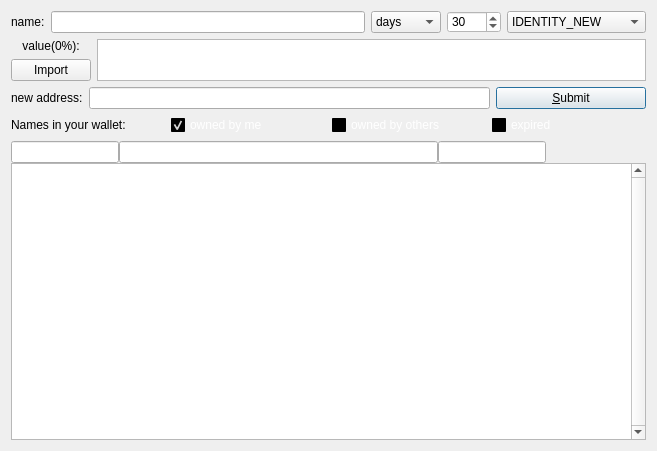
<?xml version="1.0" encoding="UTF-8"?>
<ui version="4.0">
 <class>DNSPage</class>
 <widget class="QDialog" name="DNSPage">
  <property name="geometry">
   <rect>
    <x>0</x>
    <y>0</y>
    <width>657</width>
    <height>451</height>
   </rect>
  </property>
  <property name="sizePolicy">
   <sizepolicy hsizetype="Preferred" vsizetype="Preferred">
    <horstretch>0</horstretch>
    <verstretch>0</verstretch>
   </sizepolicy>
  </property>
  <property name="windowTitle">
   <string>DNS</string>
  </property>
  <layout class="QVBoxLayout" name="verticalLayout_3">
   <item>
    <layout class="QHBoxLayout" name="horizontalLayout">
     <item>
      <widget class="QLabel" name="label_4">
       <property name="sizePolicy">
        <sizepolicy hsizetype="Preferred" vsizetype="Maximum">
         <horstretch>0</horstretch>
         <verstretch>0</verstretch>
        </sizepolicy>
       </property>
       <property name="text">
        <string>name:</string>
       </property>
       <property name="alignment">
        <set>Qt::AlignLeading|Qt::AlignLeft|Qt::AlignVCenter</set>
       </property>
      </widget>
     </item>
     <item>
      <widget class="QValidatedLineEdit" name="registerName">
       <property name="toolTip">
        <string>&lt;html&gt;&lt;head/&gt;&lt;body&gt;&lt;p&gt;Enter name.&lt;/p&gt;&lt;/body&gt;&lt;/html&gt;</string>
       </property>
       <property name="text">
        <string notr="true"/>
       </property>
      </widget>
     </item>
     <item>
      <widget class="QComboBox" name="txTimeTypeSelector">
       <property name="currentIndex">
        <number>0</number>
       </property>
       <item>
        <property name="text">
         <string>days</string>
        </property>
       </item>
       <item>
        <property name="text">
         <string>months</string>
        </property>
       </item>
       <item>
        <property name="text">
         <string>years</string>
        </property>
       </item>
      </widget>
     </item>
     <item>
      <widget class="QSpinBox" name="registerTimeUnits">
       <property name="toolTip">
        <string>&lt;html&gt;&lt;head/&gt;&lt;body&gt;&lt;p&gt;Set number of days that will be added to name expire time.&lt;/p&gt;&lt;/body&gt;&lt;/html&gt;</string>
       </property>
       <property name="styleSheet">
        <string notr="true">background-color: rgb(255, 255, 255);
color: rgb(0, 0, 0);</string>
       </property>
       <property name="maximum">
        <number>9999</number>
       </property>
       <property name="value">
        <number>30</number>
       </property>
      </widget>
     </item>
     <item>
      <widget class="QComboBox" name="txTypeSelector">
       <property name="styleSheet">
        <string notr="true">color: rgb(0, 0, 0);</string>
       </property>
       <property name="currentIndex">
        <number>0</number>
       </property>
       <item>
        <property name="text">
         <string>IDENTITY_NEW</string>
        </property>
       </item>
       <item>
        <property name="text">
         <string>IDENTITY_UPDATE</string>
        </property>
       </item>
       <item>
        <property name="text">
         <string>IDENTITY_DELETE</string>
        </property>
       </item>
      </widget>
     </item>
    </layout>
   </item>
   <item>
    <layout class="QHBoxLayout" name="horizontalLayout_3">
     <item>
      <layout class="QVBoxLayout" name="verticalLayout">
       <item>
        <widget class="QLabel" name="labelValue">
         <property name="sizePolicy">
          <sizepolicy hsizetype="Preferred" vsizetype="Maximum">
           <horstretch>0</horstretch>
           <verstretch>0</verstretch>
          </sizepolicy>
         </property>
         <property name="text">
          <string>value(0%):</string>
         </property>
         <property name="alignment">
          <set>Qt::AlignCenter</set>
         </property>
        </widget>
       </item>
       <item>
        <widget class="QPushButton" name="importValueButton">
         <property name="text">
          <string>Import</string>
         </property>
        </widget>
       </item>
      </layout>
     </item>
     <item>
      <widget class="QPlainTextEdit" name="registerValue">
       <property name="sizePolicy">
        <sizepolicy hsizetype="Expanding" vsizetype="Ignored">
         <horstretch>0</horstretch>
         <verstretch>0</verstretch>
        </sizepolicy>
       </property>
      </widget>
     </item>
    </layout>
   </item>
   <item>
    <layout class="QHBoxLayout" name="horizontalLayout_4">
     <item>
      <widget class="QLabel" name="labelAddress">
       <property name="enabled">
        <bool>true</bool>
       </property>
       <property name="sizePolicy">
        <sizepolicy hsizetype="Preferred" vsizetype="Maximum">
         <horstretch>0</horstretch>
         <verstretch>0</verstretch>
        </sizepolicy>
       </property>
       <property name="text">
        <string>new address:</string>
       </property>
       <property name="alignment">
        <set>Qt::AlignLeading|Qt::AlignLeft|Qt::AlignVCenter</set>
       </property>
      </widget>
     </item>
     <item>
      <widget class="QValidatedLineEdit" name="registerAddress">
       <property name="enabled">
        <bool>true</bool>
       </property>
       <property name="toolTip">
        <string>&lt;html&gt;&lt;head/&gt;&lt;body&gt;&lt;p&gt;Enter new owner address, or leave blank to keep current ownership.&lt;/p&gt;&lt;/body&gt;&lt;/html&gt;</string>
       </property>
       <property name="text">
        <string notr="true"/>
       </property>
      </widget>
     </item>
     <item>
      <widget class="QPushButton" name="submitNameButton">
       <property name="sizePolicy">
        <sizepolicy hsizetype="Fixed" vsizetype="Fixed">
         <horstretch>0</horstretch>
         <verstretch>0</verstretch>
        </sizepolicy>
       </property>
       <property name="minimumSize">
        <size>
         <width>150</width>
         <height>0</height>
        </size>
       </property>
       <property name="toolTip">
        <string>&lt;html&gt;&lt;head/&gt;&lt;body&gt;&lt;p&gt;This will send identity_new or identity_update transaction (if you already did identity_new).&lt;/p&gt;&lt;/body&gt;&lt;/html&gt;</string>
       </property>
       <property name="layoutDirection">
        <enum>Qt::LeftToRight</enum>
       </property>
       <property name="text">
        <string>&amp;Submit</string>
       </property>
       <property name="icon">
        <iconset>
         <normaloff>:/icons/send</normaloff>:/icons/send</iconset>
       </property>
       <property name="default">
        <bool>true</bool>
       </property>
      </widget>
     </item>
    </layout>
   </item>
   <item>
    <layout class="QHBoxLayout" name="horizontalLayout_5">
     <item>
      <widget class="QLabel" name="label_5">
       <property name="sizePolicy">
        <sizepolicy hsizetype="Preferred" vsizetype="Maximum">
         <horstretch>0</horstretch>
         <verstretch>0</verstretch>
        </sizepolicy>
       </property>
       <property name="text">
        <string>Names in your wallet:</string>
       </property>
       <property name="alignment">
        <set>Qt::AlignLeading|Qt::AlignLeft|Qt::AlignVCenter</set>
       </property>
       <property name="buddy">
        <cstring>tableView</cstring>
       </property>
      </widget>
     </item>
     <item>
      <widget class="QCheckBox" name="cbMyNames">
       <property name="palette">
        <palette>
         <active>
          <colorrole role="WindowText">
           <brush brushstyle="SolidPattern">
            <color alpha="255">
             <red>255</red>
             <green>255</green>
             <blue>255</blue>
            </color>
           </brush>
          </colorrole>
          <colorrole role="Button">
           <brush brushstyle="SolidPattern">
            <color alpha="255">
             <red>0</red>
             <green>0</green>
             <blue>0</blue>
            </color>
           </brush>
          </colorrole>
          <colorrole role="Light">
           <brush brushstyle="SolidPattern">
            <color alpha="255">
             <red>0</red>
             <green>0</green>
             <blue>0</blue>
            </color>
           </brush>
          </colorrole>
          <colorrole role="Midlight">
           <brush brushstyle="SolidPattern">
            <color alpha="255">
             <red>0</red>
             <green>0</green>
             <blue>0</blue>
            </color>
           </brush>
          </colorrole>
          <colorrole role="Dark">
           <brush brushstyle="SolidPattern">
            <color alpha="255">
             <red>0</red>
             <green>0</green>
             <blue>0</blue>
            </color>
           </brush>
          </colorrole>
          <colorrole role="Mid">
           <brush brushstyle="SolidPattern">
            <color alpha="255">
             <red>0</red>
             <green>0</green>
             <blue>0</blue>
            </color>
           </brush>
          </colorrole>
          <colorrole role="Text">
           <brush brushstyle="SolidPattern">
            <color alpha="255">
             <red>255</red>
             <green>255</green>
             <blue>255</blue>
            </color>
           </brush>
          </colorrole>
          <colorrole role="BrightText">
           <brush brushstyle="SolidPattern">
            <color alpha="255">
             <red>255</red>
             <green>255</green>
             <blue>255</blue>
            </color>
           </brush>
          </colorrole>
          <colorrole role="ButtonText">
           <brush brushstyle="SolidPattern">
            <color alpha="255">
             <red>255</red>
             <green>255</green>
             <blue>255</blue>
            </color>
           </brush>
          </colorrole>
          <colorrole role="Base">
           <brush brushstyle="SolidPattern">
            <color alpha="255">
             <red>0</red>
             <green>0</green>
             <blue>0</blue>
            </color>
           </brush>
          </colorrole>
          <colorrole role="Window">
           <brush brushstyle="SolidPattern">
            <color alpha="255">
             <red>0</red>
             <green>0</green>
             <blue>0</blue>
            </color>
           </brush>
          </colorrole>
          <colorrole role="Shadow">
           <brush brushstyle="SolidPattern">
            <color alpha="255">
             <red>0</red>
             <green>0</green>
             <blue>0</blue>
            </color>
           </brush>
          </colorrole>
          <colorrole role="AlternateBase">
           <brush brushstyle="SolidPattern">
            <color alpha="255">
             <red>0</red>
             <green>0</green>
             <blue>0</blue>
            </color>
           </brush>
          </colorrole>
          <colorrole role="ToolTipBase">
           <brush brushstyle="SolidPattern">
            <color alpha="255">
             <red>255</red>
             <green>255</green>
             <blue>220</blue>
            </color>
           </brush>
          </colorrole>
          <colorrole role="ToolTipText">
           <brush brushstyle="SolidPattern">
            <color alpha="255">
             <red>0</red>
             <green>0</green>
             <blue>0</blue>
            </color>
           </brush>
          </colorrole>
         </active>
         <inactive>
          <colorrole role="WindowText">
           <brush brushstyle="SolidPattern">
            <color alpha="255">
             <red>255</red>
             <green>255</green>
             <blue>255</blue>
            </color>
           </brush>
          </colorrole>
          <colorrole role="Button">
           <brush brushstyle="SolidPattern">
            <color alpha="255">
             <red>0</red>
             <green>0</green>
             <blue>0</blue>
            </color>
           </brush>
          </colorrole>
          <colorrole role="Light">
           <brush brushstyle="SolidPattern">
            <color alpha="255">
             <red>0</red>
             <green>0</green>
             <blue>0</blue>
            </color>
           </brush>
          </colorrole>
          <colorrole role="Midlight">
           <brush brushstyle="SolidPattern">
            <color alpha="255">
             <red>0</red>
             <green>0</green>
             <blue>0</blue>
            </color>
           </brush>
          </colorrole>
          <colorrole role="Dark">
           <brush brushstyle="SolidPattern">
            <color alpha="255">
             <red>0</red>
             <green>0</green>
             <blue>0</blue>
            </color>
           </brush>
          </colorrole>
          <colorrole role="Mid">
           <brush brushstyle="SolidPattern">
            <color alpha="255">
             <red>0</red>
             <green>0</green>
             <blue>0</blue>
            </color>
           </brush>
          </colorrole>
          <colorrole role="Text">
           <brush brushstyle="SolidPattern">
            <color alpha="255">
             <red>255</red>
             <green>255</green>
             <blue>255</blue>
            </color>
           </brush>
          </colorrole>
          <colorrole role="BrightText">
           <brush brushstyle="SolidPattern">
            <color alpha="255">
             <red>255</red>
             <green>255</green>
             <blue>255</blue>
            </color>
           </brush>
          </colorrole>
          <colorrole role="ButtonText">
           <brush brushstyle="SolidPattern">
            <color alpha="255">
             <red>255</red>
             <green>255</green>
             <blue>255</blue>
            </color>
           </brush>
          </colorrole>
          <colorrole role="Base">
           <brush brushstyle="SolidPattern">
            <color alpha="255">
             <red>0</red>
             <green>0</green>
             <blue>0</blue>
            </color>
           </brush>
          </colorrole>
          <colorrole role="Window">
           <brush brushstyle="SolidPattern">
            <color alpha="255">
             <red>0</red>
             <green>0</green>
             <blue>0</blue>
            </color>
           </brush>
          </colorrole>
          <colorrole role="Shadow">
           <brush brushstyle="SolidPattern">
            <color alpha="255">
             <red>0</red>
             <green>0</green>
             <blue>0</blue>
            </color>
           </brush>
          </colorrole>
          <colorrole role="AlternateBase">
           <brush brushstyle="SolidPattern">
            <color alpha="255">
             <red>0</red>
             <green>0</green>
             <blue>0</blue>
            </color>
           </brush>
          </colorrole>
          <colorrole role="ToolTipBase">
           <brush brushstyle="SolidPattern">
            <color alpha="255">
             <red>255</red>
             <green>255</green>
             <blue>220</blue>
            </color>
           </brush>
          </colorrole>
          <colorrole role="ToolTipText">
           <brush brushstyle="SolidPattern">
            <color alpha="255">
             <red>0</red>
             <green>0</green>
             <blue>0</blue>
            </color>
           </brush>
          </colorrole>
         </inactive>
         <disabled>
          <colorrole role="WindowText">
           <brush brushstyle="SolidPattern">
            <color alpha="255">
             <red>0</red>
             <green>0</green>
             <blue>0</blue>
            </color>
           </brush>
          </colorrole>
          <colorrole role="Button">
           <brush brushstyle="SolidPattern">
            <color alpha="255">
             <red>0</red>
             <green>0</green>
             <blue>0</blue>
            </color>
           </brush>
          </colorrole>
          <colorrole role="Light">
           <brush brushstyle="SolidPattern">
            <color alpha="255">
             <red>0</red>
             <green>0</green>
             <blue>0</blue>
            </color>
           </brush>
          </colorrole>
          <colorrole role="Midlight">
           <brush brushstyle="SolidPattern">
            <color alpha="255">
             <red>0</red>
             <green>0</green>
             <blue>0</blue>
            </color>
           </brush>
          </colorrole>
          <colorrole role="Dark">
           <brush brushstyle="SolidPattern">
            <color alpha="255">
             <red>0</red>
             <green>0</green>
             <blue>0</blue>
            </color>
           </brush>
          </colorrole>
          <colorrole role="Mid">
           <brush brushstyle="SolidPattern">
            <color alpha="255">
             <red>0</red>
             <green>0</green>
             <blue>0</blue>
            </color>
           </brush>
          </colorrole>
          <colorrole role="Text">
           <brush brushstyle="SolidPattern">
            <color alpha="255">
             <red>0</red>
             <green>0</green>
             <blue>0</blue>
            </color>
           </brush>
          </colorrole>
          <colorrole role="BrightText">
           <brush brushstyle="SolidPattern">
            <color alpha="255">
             <red>255</red>
             <green>255</green>
             <blue>255</blue>
            </color>
           </brush>
          </colorrole>
          <colorrole role="ButtonText">
           <brush brushstyle="SolidPattern">
            <color alpha="255">
             <red>0</red>
             <green>0</green>
             <blue>0</blue>
            </color>
           </brush>
          </colorrole>
          <colorrole role="Base">
           <brush brushstyle="SolidPattern">
            <color alpha="255">
             <red>0</red>
             <green>0</green>
             <blue>0</blue>
            </color>
           </brush>
          </colorrole>
          <colorrole role="Window">
           <brush brushstyle="SolidPattern">
            <color alpha="255">
             <red>0</red>
             <green>0</green>
             <blue>0</blue>
            </color>
           </brush>
          </colorrole>
          <colorrole role="Shadow">
           <brush brushstyle="SolidPattern">
            <color alpha="255">
             <red>0</red>
             <green>0</green>
             <blue>0</blue>
            </color>
           </brush>
          </colorrole>
          <colorrole role="AlternateBase">
           <brush brushstyle="SolidPattern">
            <color alpha="255">
             <red>0</red>
             <green>0</green>
             <blue>0</blue>
            </color>
           </brush>
          </colorrole>
          <colorrole role="ToolTipBase">
           <brush brushstyle="SolidPattern">
            <color alpha="255">
             <red>255</red>
             <green>255</green>
             <blue>220</blue>
            </color>
           </brush>
          </colorrole>
          <colorrole role="ToolTipText">
           <brush brushstyle="SolidPattern">
            <color alpha="255">
             <red>0</red>
             <green>0</green>
             <blue>0</blue>
            </color>
           </brush>
          </colorrole>
         </disabled>
        </palette>
       </property>
       <property name="text">
        <string>owned by me</string>
       </property>
       <property name="checked">
        <bool>true</bool>
       </property>
      </widget>
     </item>
     <item>
      <widget class="QCheckBox" name="cbOtherNames">
       <property name="palette">
        <palette>
         <active>
          <colorrole role="WindowText">
           <brush brushstyle="SolidPattern">
            <color alpha="255">
             <red>255</red>
             <green>255</green>
             <blue>255</blue>
            </color>
           </brush>
          </colorrole>
          <colorrole role="Button">
           <brush brushstyle="SolidPattern">
            <color alpha="255">
             <red>0</red>
             <green>0</green>
             <blue>0</blue>
            </color>
           </brush>
          </colorrole>
          <colorrole role="Light">
           <brush brushstyle="SolidPattern">
            <color alpha="255">
             <red>0</red>
             <green>0</green>
             <blue>0</blue>
            </color>
           </brush>
          </colorrole>
          <colorrole role="Midlight">
           <brush brushstyle="SolidPattern">
            <color alpha="255">
             <red>0</red>
             <green>0</green>
             <blue>0</blue>
            </color>
           </brush>
          </colorrole>
          <colorrole role="Dark">
           <brush brushstyle="SolidPattern">
            <color alpha="255">
             <red>0</red>
             <green>0</green>
             <blue>0</blue>
            </color>
           </brush>
          </colorrole>
          <colorrole role="Mid">
           <brush brushstyle="SolidPattern">
            <color alpha="255">
             <red>0</red>
             <green>0</green>
             <blue>0</blue>
            </color>
           </brush>
          </colorrole>
          <colorrole role="Text">
           <brush brushstyle="SolidPattern">
            <color alpha="255">
             <red>255</red>
             <green>255</green>
             <blue>255</blue>
            </color>
           </brush>
          </colorrole>
          <colorrole role="BrightText">
           <brush brushstyle="SolidPattern">
            <color alpha="255">
             <red>255</red>
             <green>255</green>
             <blue>255</blue>
            </color>
           </brush>
          </colorrole>
          <colorrole role="ButtonText">
           <brush brushstyle="SolidPattern">
            <color alpha="255">
             <red>255</red>
             <green>255</green>
             <blue>255</blue>
            </color>
           </brush>
          </colorrole>
          <colorrole role="Base">
           <brush brushstyle="SolidPattern">
            <color alpha="255">
             <red>0</red>
             <green>0</green>
             <blue>0</blue>
            </color>
           </brush>
          </colorrole>
          <colorrole role="Window">
           <brush brushstyle="SolidPattern">
            <color alpha="255">
             <red>0</red>
             <green>0</green>
             <blue>0</blue>
            </color>
           </brush>
          </colorrole>
          <colorrole role="Shadow">
           <brush brushstyle="SolidPattern">
            <color alpha="255">
             <red>0</red>
             <green>0</green>
             <blue>0</blue>
            </color>
           </brush>
          </colorrole>
          <colorrole role="AlternateBase">
           <brush brushstyle="SolidPattern">
            <color alpha="255">
             <red>0</red>
             <green>0</green>
             <blue>0</blue>
            </color>
           </brush>
          </colorrole>
          <colorrole role="ToolTipBase">
           <brush brushstyle="SolidPattern">
            <color alpha="255">
             <red>255</red>
             <green>255</green>
             <blue>220</blue>
            </color>
           </brush>
          </colorrole>
          <colorrole role="ToolTipText">
           <brush brushstyle="SolidPattern">
            <color alpha="255">
             <red>0</red>
             <green>0</green>
             <blue>0</blue>
            </color>
           </brush>
          </colorrole>
         </active>
         <inactive>
          <colorrole role="WindowText">
           <brush brushstyle="SolidPattern">
            <color alpha="255">
             <red>255</red>
             <green>255</green>
             <blue>255</blue>
            </color>
           </brush>
          </colorrole>
          <colorrole role="Button">
           <brush brushstyle="SolidPattern">
            <color alpha="255">
             <red>0</red>
             <green>0</green>
             <blue>0</blue>
            </color>
           </brush>
          </colorrole>
          <colorrole role="Light">
           <brush brushstyle="SolidPattern">
            <color alpha="255">
             <red>0</red>
             <green>0</green>
             <blue>0</blue>
            </color>
           </brush>
          </colorrole>
          <colorrole role="Midlight">
           <brush brushstyle="SolidPattern">
            <color alpha="255">
             <red>0</red>
             <green>0</green>
             <blue>0</blue>
            </color>
           </brush>
          </colorrole>
          <colorrole role="Dark">
           <brush brushstyle="SolidPattern">
            <color alpha="255">
             <red>0</red>
             <green>0</green>
             <blue>0</blue>
            </color>
           </brush>
          </colorrole>
          <colorrole role="Mid">
           <brush brushstyle="SolidPattern">
            <color alpha="255">
             <red>0</red>
             <green>0</green>
             <blue>0</blue>
            </color>
           </brush>
          </colorrole>
          <colorrole role="Text">
           <brush brushstyle="SolidPattern">
            <color alpha="255">
             <red>255</red>
             <green>255</green>
             <blue>255</blue>
            </color>
           </brush>
          </colorrole>
          <colorrole role="BrightText">
           <brush brushstyle="SolidPattern">
            <color alpha="255">
             <red>255</red>
             <green>255</green>
             <blue>255</blue>
            </color>
           </brush>
          </colorrole>
          <colorrole role="ButtonText">
           <brush brushstyle="SolidPattern">
            <color alpha="255">
             <red>255</red>
             <green>255</green>
             <blue>255</blue>
            </color>
           </brush>
          </colorrole>
          <colorrole role="Base">
           <brush brushstyle="SolidPattern">
            <color alpha="255">
             <red>0</red>
             <green>0</green>
             <blue>0</blue>
            </color>
           </brush>
          </colorrole>
          <colorrole role="Window">
           <brush brushstyle="SolidPattern">
            <color alpha="255">
             <red>0</red>
             <green>0</green>
             <blue>0</blue>
            </color>
           </brush>
          </colorrole>
          <colorrole role="Shadow">
           <brush brushstyle="SolidPattern">
            <color alpha="255">
             <red>0</red>
             <green>0</green>
             <blue>0</blue>
            </color>
           </brush>
          </colorrole>
          <colorrole role="AlternateBase">
           <brush brushstyle="SolidPattern">
            <color alpha="255">
             <red>0</red>
             <green>0</green>
             <blue>0</blue>
            </color>
           </brush>
          </colorrole>
          <colorrole role="ToolTipBase">
           <brush brushstyle="SolidPattern">
            <color alpha="255">
             <red>255</red>
             <green>255</green>
             <blue>220</blue>
            </color>
           </brush>
          </colorrole>
          <colorrole role="ToolTipText">
           <brush brushstyle="SolidPattern">
            <color alpha="255">
             <red>0</red>
             <green>0</green>
             <blue>0</blue>
            </color>
           </brush>
          </colorrole>
         </inactive>
         <disabled>
          <colorrole role="WindowText">
           <brush brushstyle="SolidPattern">
            <color alpha="255">
             <red>0</red>
             <green>0</green>
             <blue>0</blue>
            </color>
           </brush>
          </colorrole>
          <colorrole role="Button">
           <brush brushstyle="SolidPattern">
            <color alpha="255">
             <red>0</red>
             <green>0</green>
             <blue>0</blue>
            </color>
           </brush>
          </colorrole>
          <colorrole role="Light">
           <brush brushstyle="SolidPattern">
            <color alpha="255">
             <red>0</red>
             <green>0</green>
             <blue>0</blue>
            </color>
           </brush>
          </colorrole>
          <colorrole role="Midlight">
           <brush brushstyle="SolidPattern">
            <color alpha="255">
             <red>0</red>
             <green>0</green>
             <blue>0</blue>
            </color>
           </brush>
          </colorrole>
          <colorrole role="Dark">
           <brush brushstyle="SolidPattern">
            <color alpha="255">
             <red>0</red>
             <green>0</green>
             <blue>0</blue>
            </color>
           </brush>
          </colorrole>
          <colorrole role="Mid">
           <brush brushstyle="SolidPattern">
            <color alpha="255">
             <red>0</red>
             <green>0</green>
             <blue>0</blue>
            </color>
           </brush>
          </colorrole>
          <colorrole role="Text">
           <brush brushstyle="SolidPattern">
            <color alpha="255">
             <red>0</red>
             <green>0</green>
             <blue>0</blue>
            </color>
           </brush>
          </colorrole>
          <colorrole role="BrightText">
           <brush brushstyle="SolidPattern">
            <color alpha="255">
             <red>255</red>
             <green>255</green>
             <blue>255</blue>
            </color>
           </brush>
          </colorrole>
          <colorrole role="ButtonText">
           <brush brushstyle="SolidPattern">
            <color alpha="255">
             <red>0</red>
             <green>0</green>
             <blue>0</blue>
            </color>
           </brush>
          </colorrole>
          <colorrole role="Base">
           <brush brushstyle="SolidPattern">
            <color alpha="255">
             <red>0</red>
             <green>0</green>
             <blue>0</blue>
            </color>
           </brush>
          </colorrole>
          <colorrole role="Window">
           <brush brushstyle="SolidPattern">
            <color alpha="255">
             <red>0</red>
             <green>0</green>
             <blue>0</blue>
            </color>
           </brush>
          </colorrole>
          <colorrole role="Shadow">
           <brush brushstyle="SolidPattern">
            <color alpha="255">
             <red>0</red>
             <green>0</green>
             <blue>0</blue>
            </color>
           </brush>
          </colorrole>
          <colorrole role="AlternateBase">
           <brush brushstyle="SolidPattern">
            <color alpha="255">
             <red>0</red>
             <green>0</green>
             <blue>0</blue>
            </color>
           </brush>
          </colorrole>
          <colorrole role="ToolTipBase">
           <brush brushstyle="SolidPattern">
            <color alpha="255">
             <red>255</red>
             <green>255</green>
             <blue>220</blue>
            </color>
           </brush>
          </colorrole>
          <colorrole role="ToolTipText">
           <brush brushstyle="SolidPattern">
            <color alpha="255">
             <red>0</red>
             <green>0</green>
             <blue>0</blue>
            </color>
           </brush>
          </colorrole>
         </disabled>
        </palette>
       </property>
       <property name="text">
        <string>owned by others</string>
       </property>
      </widget>
     </item>
     <item>
      <widget class="QCheckBox" name="cbExpired">
       <property name="palette">
        <palette>
         <active>
          <colorrole role="WindowText">
           <brush brushstyle="SolidPattern">
            <color alpha="255">
             <red>255</red>
             <green>255</green>
             <blue>255</blue>
            </color>
           </brush>
          </colorrole>
          <colorrole role="Button">
           <brush brushstyle="SolidPattern">
            <color alpha="255">
             <red>0</red>
             <green>0</green>
             <blue>0</blue>
            </color>
           </brush>
          </colorrole>
          <colorrole role="Light">
           <brush brushstyle="SolidPattern">
            <color alpha="255">
             <red>0</red>
             <green>0</green>
             <blue>0</blue>
            </color>
           </brush>
          </colorrole>
          <colorrole role="Midlight">
           <brush brushstyle="SolidPattern">
            <color alpha="255">
             <red>0</red>
             <green>0</green>
             <blue>0</blue>
            </color>
           </brush>
          </colorrole>
          <colorrole role="Dark">
           <brush brushstyle="SolidPattern">
            <color alpha="255">
             <red>0</red>
             <green>0</green>
             <blue>0</blue>
            </color>
           </brush>
          </colorrole>
          <colorrole role="Mid">
           <brush brushstyle="SolidPattern">
            <color alpha="255">
             <red>0</red>
             <green>0</green>
             <blue>0</blue>
            </color>
           </brush>
          </colorrole>
          <colorrole role="Text">
           <brush brushstyle="SolidPattern">
            <color alpha="255">
             <red>255</red>
             <green>255</green>
             <blue>255</blue>
            </color>
           </brush>
          </colorrole>
          <colorrole role="BrightText">
           <brush brushstyle="SolidPattern">
            <color alpha="255">
             <red>255</red>
             <green>255</green>
             <blue>255</blue>
            </color>
           </brush>
          </colorrole>
          <colorrole role="ButtonText">
           <brush brushstyle="SolidPattern">
            <color alpha="255">
             <red>255</red>
             <green>255</green>
             <blue>255</blue>
            </color>
           </brush>
          </colorrole>
          <colorrole role="Base">
           <brush brushstyle="SolidPattern">
            <color alpha="255">
             <red>0</red>
             <green>0</green>
             <blue>0</blue>
            </color>
           </brush>
          </colorrole>
          <colorrole role="Window">
           <brush brushstyle="SolidPattern">
            <color alpha="255">
             <red>0</red>
             <green>0</green>
             <blue>0</blue>
            </color>
           </brush>
          </colorrole>
          <colorrole role="Shadow">
           <brush brushstyle="SolidPattern">
            <color alpha="255">
             <red>0</red>
             <green>0</green>
             <blue>0</blue>
            </color>
           </brush>
          </colorrole>
          <colorrole role="AlternateBase">
           <brush brushstyle="SolidPattern">
            <color alpha="255">
             <red>0</red>
             <green>0</green>
             <blue>0</blue>
            </color>
           </brush>
          </colorrole>
          <colorrole role="ToolTipBase">
           <brush brushstyle="SolidPattern">
            <color alpha="255">
             <red>255</red>
             <green>255</green>
             <blue>220</blue>
            </color>
           </brush>
          </colorrole>
          <colorrole role="ToolTipText">
           <brush brushstyle="SolidPattern">
            <color alpha="255">
             <red>0</red>
             <green>0</green>
             <blue>0</blue>
            </color>
           </brush>
          </colorrole>
         </active>
         <inactive>
          <colorrole role="WindowText">
           <brush brushstyle="SolidPattern">
            <color alpha="255">
             <red>255</red>
             <green>255</green>
             <blue>255</blue>
            </color>
           </brush>
          </colorrole>
          <colorrole role="Button">
           <brush brushstyle="SolidPattern">
            <color alpha="255">
             <red>0</red>
             <green>0</green>
             <blue>0</blue>
            </color>
           </brush>
          </colorrole>
          <colorrole role="Light">
           <brush brushstyle="SolidPattern">
            <color alpha="255">
             <red>0</red>
             <green>0</green>
             <blue>0</blue>
            </color>
           </brush>
          </colorrole>
          <colorrole role="Midlight">
           <brush brushstyle="SolidPattern">
            <color alpha="255">
             <red>0</red>
             <green>0</green>
             <blue>0</blue>
            </color>
           </brush>
          </colorrole>
          <colorrole role="Dark">
           <brush brushstyle="SolidPattern">
            <color alpha="255">
             <red>0</red>
             <green>0</green>
             <blue>0</blue>
            </color>
           </brush>
          </colorrole>
          <colorrole role="Mid">
           <brush brushstyle="SolidPattern">
            <color alpha="255">
             <red>0</red>
             <green>0</green>
             <blue>0</blue>
            </color>
           </brush>
          </colorrole>
          <colorrole role="Text">
           <brush brushstyle="SolidPattern">
            <color alpha="255">
             <red>255</red>
             <green>255</green>
             <blue>255</blue>
            </color>
           </brush>
          </colorrole>
          <colorrole role="BrightText">
           <brush brushstyle="SolidPattern">
            <color alpha="255">
             <red>255</red>
             <green>255</green>
             <blue>255</blue>
            </color>
           </brush>
          </colorrole>
          <colorrole role="ButtonText">
           <brush brushstyle="SolidPattern">
            <color alpha="255">
             <red>255</red>
             <green>255</green>
             <blue>255</blue>
            </color>
           </brush>
          </colorrole>
          <colorrole role="Base">
           <brush brushstyle="SolidPattern">
            <color alpha="255">
             <red>0</red>
             <green>0</green>
             <blue>0</blue>
            </color>
           </brush>
          </colorrole>
          <colorrole role="Window">
           <brush brushstyle="SolidPattern">
            <color alpha="255">
             <red>0</red>
             <green>0</green>
             <blue>0</blue>
            </color>
           </brush>
          </colorrole>
          <colorrole role="Shadow">
           <brush brushstyle="SolidPattern">
            <color alpha="255">
             <red>0</red>
             <green>0</green>
             <blue>0</blue>
            </color>
           </brush>
          </colorrole>
          <colorrole role="AlternateBase">
           <brush brushstyle="SolidPattern">
            <color alpha="255">
             <red>0</red>
             <green>0</green>
             <blue>0</blue>
            </color>
           </brush>
          </colorrole>
          <colorrole role="ToolTipBase">
           <brush brushstyle="SolidPattern">
            <color alpha="255">
             <red>255</red>
             <green>255</green>
             <blue>220</blue>
            </color>
           </brush>
          </colorrole>
          <colorrole role="ToolTipText">
           <brush brushstyle="SolidPattern">
            <color alpha="255">
             <red>0</red>
             <green>0</green>
             <blue>0</blue>
            </color>
           </brush>
          </colorrole>
         </inactive>
         <disabled>
          <colorrole role="WindowText">
           <brush brushstyle="SolidPattern">
            <color alpha="255">
             <red>0</red>
             <green>0</green>
             <blue>0</blue>
            </color>
           </brush>
          </colorrole>
          <colorrole role="Button">
           <brush brushstyle="SolidPattern">
            <color alpha="255">
             <red>0</red>
             <green>0</green>
             <blue>0</blue>
            </color>
           </brush>
          </colorrole>
          <colorrole role="Light">
           <brush brushstyle="SolidPattern">
            <color alpha="255">
             <red>0</red>
             <green>0</green>
             <blue>0</blue>
            </color>
           </brush>
          </colorrole>
          <colorrole role="Midlight">
           <brush brushstyle="SolidPattern">
            <color alpha="255">
             <red>0</red>
             <green>0</green>
             <blue>0</blue>
            </color>
           </brush>
          </colorrole>
          <colorrole role="Dark">
           <brush brushstyle="SolidPattern">
            <color alpha="255">
             <red>0</red>
             <green>0</green>
             <blue>0</blue>
            </color>
           </brush>
          </colorrole>
          <colorrole role="Mid">
           <brush brushstyle="SolidPattern">
            <color alpha="255">
             <red>0</red>
             <green>0</green>
             <blue>0</blue>
            </color>
           </brush>
          </colorrole>
          <colorrole role="Text">
           <brush brushstyle="SolidPattern">
            <color alpha="255">
             <red>0</red>
             <green>0</green>
             <blue>0</blue>
            </color>
           </brush>
          </colorrole>
          <colorrole role="BrightText">
           <brush brushstyle="SolidPattern">
            <color alpha="255">
             <red>255</red>
             <green>255</green>
             <blue>255</blue>
            </color>
           </brush>
          </colorrole>
          <colorrole role="ButtonText">
           <brush brushstyle="SolidPattern">
            <color alpha="255">
             <red>0</red>
             <green>0</green>
             <blue>0</blue>
            </color>
           </brush>
          </colorrole>
          <colorrole role="Base">
           <brush brushstyle="SolidPattern">
            <color alpha="255">
             <red>0</red>
             <green>0</green>
             <blue>0</blue>
            </color>
           </brush>
          </colorrole>
          <colorrole role="Window">
           <brush brushstyle="SolidPattern">
            <color alpha="255">
             <red>0</red>
             <green>0</green>
             <blue>0</blue>
            </color>
           </brush>
          </colorrole>
          <colorrole role="Shadow">
           <brush brushstyle="SolidPattern">
            <color alpha="255">
             <red>0</red>
             <green>0</green>
             <blue>0</blue>
            </color>
           </brush>
          </colorrole>
          <colorrole role="AlternateBase">
           <brush brushstyle="SolidPattern">
            <color alpha="255">
             <red>0</red>
             <green>0</green>
             <blue>0</blue>
            </color>
           </brush>
          </colorrole>
          <colorrole role="ToolTipBase">
           <brush brushstyle="SolidPattern">
            <color alpha="255">
             <red>255</red>
             <green>255</green>
             <blue>220</blue>
            </color>
           </brush>
          </colorrole>
          <colorrole role="ToolTipText">
           <brush brushstyle="SolidPattern">
            <color alpha="255">
             <red>0</red>
             <green>0</green>
             <blue>0</blue>
            </color>
           </brush>
          </colorrole>
         </disabled>
        </palette>
       </property>
       <property name="text">
        <string>expired</string>
       </property>
      </widget>
     </item>
    </layout>
   </item>
   <item>
    <layout class="QVBoxLayout" name="verticalLayout_2">
     <property name="spacing">
      <number>0</number>
     </property>
     <item>
      <layout class="QHBoxLayout" name="horizontalLayout_2">
       <property name="spacing">
        <number>0</number>
       </property>
       <item>
        <widget class="QValidatedLineEdit" name="nameFilter">
         <property name="sizePolicy">
          <sizepolicy hsizetype="Fixed" vsizetype="Fixed">
           <horstretch>0</horstretch>
           <verstretch>0</verstretch>
          </sizepolicy>
         </property>
         <property name="toolTip">
          <string>Enter part of name to search for</string>
         </property>
         <property name="text">
          <string notr="true"/>
         </property>
        </widget>
       </item>
       <item>
        <widget class="QValidatedLineEdit" name="valueFilter">
         <property name="toolTip">
          <string>Enter part of value to search for</string>
         </property>
         <property name="text">
          <string notr="true"/>
         </property>
        </widget>
       </item>
       <item>
        <widget class="QValidatedLineEdit" name="addressFilter">
         <property name="sizePolicy">
          <sizepolicy hsizetype="Fixed" vsizetype="Fixed">
           <horstretch>0</horstretch>
           <verstretch>0</verstretch>
          </sizepolicy>
         </property>
         <property name="toolTip">
          <string>Enter Dynamic address (or prefix of it)</string>
         </property>
         <property name="text">
          <string notr="true"/>
         </property>
        </widget>
       </item>
       <item>
        <spacer name="horizontalSpacer_ExpiresIn">
         <property name="orientation">
          <enum>Qt::Horizontal</enum>
         </property>
         <property name="sizeType">
          <enum>QSizePolicy::Fixed</enum>
         </property>
         <property name="sizeHint" stdset="0">
          <size>
           <width>100</width>
           <height>20</height>
          </size>
         </property>
        </spacer>
       </item>
      </layout>
     </item>
     <item>
      <widget class="QTableView" name="tableView">
       <property name="contextMenuPolicy">
        <enum>Qt::CustomContextMenu</enum>
       </property>
       <property name="toolTip">
        <string>Double-click name to configure</string>
       </property>
       <property name="verticalScrollBarPolicy">
        <enum>Qt::ScrollBarAlwaysOn</enum>
       </property>
       <property name="tabKeyNavigation">
        <bool>false</bool>
       </property>
       <property name="alternatingRowColors">
        <bool>true</bool>
       </property>
       <property name="selectionMode">
        <enum>QAbstractItemView::SingleSelection</enum>
       </property>
       <property name="selectionBehavior">
        <enum>QAbstractItemView::SelectRows</enum>
       </property>
       <property name="sortingEnabled">
        <bool>true</bool>
       </property>
       <attribute name="verticalHeaderVisible">
        <bool>false</bool>
       </attribute>
      </widget>
     </item>
    </layout>
   </item>
  </layout>
 </widget>
 <customwidgets>
  <customwidget>
   <class>QValidatedLineEdit</class>
   <extends>QLineEdit</extends>
   <header>qvalidatedlineedit.h</header>
  </customwidget>
 </customwidgets>
 <resources>
  <include location="../dynamic.qrc"/>
 </resources>
 <connections/>
</ui>
